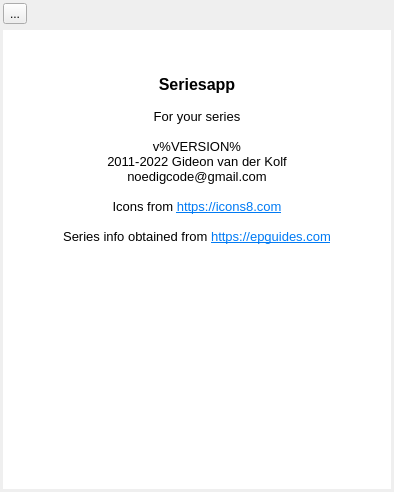
<?xml version="1.0" encoding="UTF-8"?>
<ui version="4.0">
 <class>MainWindow</class>
 <widget class="QWidget" name="MainWindow">
  <property name="geometry">
   <rect>
    <x>0</x>
    <y>0</y>
    <width>394</width>
    <height>492</height>
   </rect>
  </property>
  <property name="windowTitle">
   <string>Series-app</string>
  </property>
  <property name="windowIcon">
   <iconset resource="../res/icons.qrc">
    <normaloff>:/res/icons/asteroid_64.png</normaloff>:/res/icons/asteroid_64.png</iconset>
  </property>
  <property name="windowOpacity">
   <double>1.000000000000000</double>
  </property>
  <layout class="QVBoxLayout" name="verticalLayout_2">
   <property name="spacing">
    <number>3</number>
   </property>
   <property name="leftMargin">
    <number>3</number>
   </property>
   <property name="topMargin">
    <number>3</number>
   </property>
   <property name="rightMargin">
    <number>3</number>
   </property>
   <property name="bottomMargin">
    <number>3</number>
   </property>
   <item>
    <widget class="QStackedWidget" name="stackedWidget">
     <property name="currentIndex">
      <number>2</number>
     </property>
     <widget class="QWidget" name="page_main">
      <layout class="QGridLayout" name="gridLayout">
       <property name="leftMargin">
        <number>0</number>
       </property>
       <property name="topMargin">
        <number>0</number>
       </property>
       <property name="rightMargin">
        <number>0</number>
       </property>
       <property name="bottomMargin">
        <number>0</number>
       </property>
       <item row="0" column="0">
        <layout class="QVBoxLayout" name="verticalLayout">
         <property name="spacing">
          <number>3</number>
         </property>
         <item>
          <layout class="QHBoxLayout" name="horizontalLayout">
           <property name="spacing">
            <number>1</number>
           </property>
           <item>
            <widget class="QToolButton" name="settingsButton">
             <property name="minimumSize">
              <size>
               <width>0</width>
               <height>0</height>
              </size>
             </property>
             <property name="text">
              <string>...</string>
             </property>
             <property name="icon">
              <iconset resource="../res/icons.qrc">
               <normaloff>:/res/icons/icons8-settings-48.png</normaloff>:/res/icons/icons8-settings-48.png</iconset>
             </property>
             <property name="iconSize">
              <size>
               <width>24</width>
               <height>24</height>
              </size>
             </property>
            </widget>
           </item>
           <item>
            <widget class="QToolButton" name="backButton">
             <property name="minimumSize">
              <size>
               <width>0</width>
               <height>0</height>
              </size>
             </property>
             <property name="text">
              <string>...</string>
             </property>
             <property name="icon">
              <iconset resource="../res/icons.qrc">
               <normaloff>:/res/icons/icons8-back-48.png</normaloff>:/res/icons/icons8-back-48.png</iconset>
             </property>
             <property name="iconSize">
              <size>
               <width>24</width>
               <height>24</height>
              </size>
             </property>
            </widget>
           </item>
           <item>
            <widget class="QToolButton" name="refreshButton">
             <property name="sizePolicy">
              <sizepolicy hsizetype="Fixed" vsizetype="Fixed">
               <horstretch>0</horstretch>
               <verstretch>0</verstretch>
              </sizepolicy>
             </property>
             <property name="minimumSize">
              <size>
               <width>0</width>
               <height>0</height>
              </size>
             </property>
             <property name="text">
              <string/>
             </property>
             <property name="icon">
              <iconset resource="../res/icons.qrc">
               <normaloff>:/res/icons/icons8-synchronize-48.png</normaloff>:/res/icons/icons8-synchronize-48.png</iconset>
             </property>
             <property name="iconSize">
              <size>
               <width>24</width>
               <height>24</height>
              </size>
             </property>
            </widget>
           </item>
           <item>
            <widget class="QLineEdit" name="lineEdit"/>
           </item>
           <item>
            <widget class="QPushButton" name="getButton">
             <property name="text">
              <string>Search</string>
             </property>
             <property name="icon">
              <iconset resource="../res/icons.qrc">
               <normaloff>:/res/icons/icons8-search-48.png</normaloff>:/res/icons/icons8-search-48.png</iconset>
             </property>
             <property name="iconSize">
              <size>
               <width>24</width>
               <height>24</height>
              </size>
             </property>
            </widget>
           </item>
          </layout>
         </item>
         <item>
          <layout class="QHBoxLayout" name="horizontalLayout_2">
           <property name="spacing">
            <number>0</number>
           </property>
           <item>
            <widget class="QLabel" name="label">
             <property name="text">
              <string>TextLabel</string>
             </property>
             <property name="alignment">
              <set>Qt::AlignLeading|Qt::AlignLeft|Qt::AlignVCenter</set>
             </property>
            </widget>
           </item>
           <item>
            <widget class="QToolButton" name="starButton">
             <property name="sizePolicy">
              <sizepolicy hsizetype="Fixed" vsizetype="Fixed">
               <horstretch>0</horstretch>
               <verstretch>0</verstretch>
              </sizepolicy>
             </property>
             <property name="text">
              <string/>
             </property>
             <property name="icon">
              <iconset resource="../res/icons.qrc">
               <normaloff>:/res/icons/icons8-star-filled-dark-48.png</normaloff>:/res/icons/icons8-star-filled-dark-48.png</iconset>
             </property>
             <property name="iconSize">
              <size>
               <width>24</width>
               <height>24</height>
              </size>
             </property>
            </widget>
           </item>
          </layout>
         </item>
         <item>
          <widget class="QListWidget" name="listWidget">
           <property name="alternatingRowColors">
            <bool>true</bool>
           </property>
          </widget>
         </item>
         <item>
          <widget class="QLabel" name="notifyLabel">
           <property name="enabled">
            <bool>true</bool>
           </property>
           <property name="text">
            <string/>
           </property>
          </widget>
         </item>
        </layout>
       </item>
      </layout>
     </widget>
     <widget class="QWidget" name="page_settings">
      <layout class="QVBoxLayout" name="verticalLayout_3">
       <property name="leftMargin">
        <number>0</number>
       </property>
       <property name="topMargin">
        <number>0</number>
       </property>
       <property name="rightMargin">
        <number>0</number>
       </property>
       <property name="bottomMargin">
        <number>0</number>
       </property>
       <item>
        <layout class="QHBoxLayout" name="horizontalLayout_4">
         <item>
          <widget class="QToolButton" name="button_settings_back">
           <property name="minimumSize">
            <size>
             <width>0</width>
             <height>0</height>
            </size>
           </property>
           <property name="text">
            <string>...</string>
           </property>
           <property name="icon">
            <iconset resource="../res/icons.qrc">
             <normaloff>:/res/icons/icons8-back-48.png</normaloff>:/res/icons/icons8-back-48.png</iconset>
           </property>
           <property name="iconSize">
            <size>
             <width>24</width>
             <height>24</height>
            </size>
           </property>
          </widget>
         </item>
         <item>
          <spacer name="horizontalSpacer_2">
           <property name="orientation">
            <enum>Qt::Horizontal</enum>
           </property>
           <property name="sizeHint" stdset="0">
            <size>
             <width>40</width>
             <height>20</height>
            </size>
           </property>
          </spacer>
         </item>
         <item>
          <widget class="QPushButton" name="pushButton_OpenSettingsFolder">
           <property name="text">
            <string>Open Settings Folder</string>
           </property>
          </widget>
         </item>
         <item>
          <widget class="QPushButton" name="pushButton_About">
           <property name="text">
            <string>About</string>
           </property>
          </widget>
         </item>
        </layout>
       </item>
       <item>
        <widget class="QGroupBox" name="groupBox">
         <property name="title">
          <string>Proxy Settings</string>
         </property>
         <layout class="QVBoxLayout" name="verticalLayout_5">
          <item>
           <widget class="QCheckBox" name="checkBox_proxySystem">
            <property name="text">
             <string>Use system proxy settings</string>
            </property>
           </widget>
          </item>
          <item>
           <layout class="QGridLayout" name="gridLayout_2">
            <item row="1" column="0">
             <widget class="QLabel" name="label_2">
              <property name="text">
               <string>HTTP Proxy</string>
              </property>
             </widget>
            </item>
            <item row="2" column="1">
             <widget class="QLineEdit" name="lineEdit_ProxyPort"/>
            </item>
            <item row="2" column="0">
             <widget class="QLabel" name="label_3">
              <property name="text">
               <string>Port</string>
              </property>
             </widget>
            </item>
            <item row="2" column="2">
             <widget class="QPushButton" name="pushButton_SettingsOK">
              <property name="text">
               <string>Apply</string>
              </property>
             </widget>
            </item>
            <item row="1" column="1" colspan="2">
             <widget class="QLineEdit" name="lineEdit_ProxyAddress"/>
            </item>
           </layout>
          </item>
         </layout>
        </widget>
       </item>
       <item>
        <widget class="QLabel" name="label_4">
         <property name="text">
          <string>Log:</string>
         </property>
        </widget>
       </item>
       <item>
        <widget class="QTextBrowser" name="textBrowser_ErrorLog"/>
       </item>
      </layout>
     </widget>
     <widget class="QWidget" name="page_about">
      <layout class="QVBoxLayout" name="verticalLayout_4">
       <property name="leftMargin">
        <number>0</number>
       </property>
       <property name="topMargin">
        <number>0</number>
       </property>
       <property name="rightMargin">
        <number>0</number>
       </property>
       <property name="bottomMargin">
        <number>0</number>
       </property>
       <item>
        <layout class="QHBoxLayout" name="horizontalLayout_6">
         <item>
          <widget class="QToolButton" name="button_about_back">
           <property name="minimumSize">
            <size>
             <width>0</width>
             <height>0</height>
            </size>
           </property>
           <property name="text">
            <string>...</string>
           </property>
           <property name="icon">
            <iconset resource="../res/icons.qrc">
             <normaloff>:/res/icons/icons8-back-48.png</normaloff>:/res/icons/icons8-back-48.png</iconset>
           </property>
           <property name="iconSize">
            <size>
             <width>24</width>
             <height>24</height>
            </size>
           </property>
          </widget>
         </item>
         <item>
          <spacer name="horizontalSpacer_4">
           <property name="orientation">
            <enum>Qt::Horizontal</enum>
           </property>
           <property name="sizeHint" stdset="0">
            <size>
             <width>40</width>
             <height>20</height>
            </size>
           </property>
          </spacer>
         </item>
        </layout>
       </item>
       <item>
        <widget class="QFrame" name="frame_2">
         <property name="minimumSize">
          <size>
           <width>0</width>
           <height>200</height>
          </size>
         </property>
         <property name="styleSheet">
          <string notr="true">background-color: white;
color: black;</string>
         </property>
         <layout class="QVBoxLayout" name="verticalLayout_6">
          <item>
           <widget class="QTextBrowser" name="textBrowser_about">
            <property name="styleSheet">
             <string notr="true">border: 0;</string>
            </property>
            <property name="html">
             <string>&lt;!DOCTYPE HTML PUBLIC &quot;-//W3C//DTD HTML 4.0//EN&quot; &quot;http://www.w3.org/TR/REC-html40/strict.dtd&quot;&gt;
&lt;html&gt;&lt;head&gt;&lt;meta name=&quot;qrichtext&quot; content=&quot;1&quot; /&gt;&lt;style type=&quot;text/css&quot;&gt;
p, li { white-space: pre-wrap; }
&lt;/style&gt;&lt;/head&gt;&lt;body style=&quot; font-family:'Ubuntu'; font-size:10pt; font-weight:400; font-style:normal;&quot;&gt;
&lt;p align=&quot;center&quot; style=&quot; margin-top:0px; margin-bottom:0px; margin-left:0px; margin-right:0px; -qt-block-indent:0; text-indent:0px;&quot;&gt;&lt;img src=&quot;:/res/icons/asteroid_64.png&quot; /&gt;&lt;/p&gt;
&lt;p align=&quot;center&quot; style=&quot;-qt-paragraph-type:empty; margin-top:0px; margin-bottom:0px; margin-left:0px; margin-right:0px; -qt-block-indent:0; text-indent:0px;&quot;&gt;&lt;br /&gt;&lt;/p&gt;
&lt;p align=&quot;center&quot; style=&quot; margin-top:0px; margin-bottom:0px; margin-left:0px; margin-right:0px; -qt-block-indent:0; text-indent:0px;&quot;&gt;&lt;span style=&quot; font-family:'MS Shell Dlg 2'; font-size:12pt; font-weight:600;&quot;&gt;Seriesapp&lt;/span&gt;&lt;/p&gt;
&lt;p align=&quot;center&quot; style=&quot;-qt-paragraph-type:empty; margin-top:0px; margin-bottom:0px; margin-left:0px; margin-right:0px; -qt-block-indent:0; text-indent:0px;&quot;&gt;&lt;br /&gt;&lt;/p&gt;
&lt;p align=&quot;center&quot; style=&quot; margin-top:0px; margin-bottom:0px; margin-left:0px; margin-right:0px; -qt-block-indent:0; text-indent:0px;&quot;&gt;&lt;span style=&quot; font-family:'MS Shell Dlg 2';&quot;&gt;For your series&lt;/span&gt;&lt;/p&gt;
&lt;p align=&quot;center&quot; style=&quot;-qt-paragraph-type:empty; margin-top:0px; margin-bottom:0px; margin-left:0px; margin-right:0px; -qt-block-indent:0; text-indent:0px;&quot;&gt;&lt;br /&gt;&lt;/p&gt;
&lt;p align=&quot;center&quot; style=&quot; margin-top:0px; margin-bottom:0px; margin-left:0px; margin-right:0px; -qt-block-indent:0; text-indent:0px;&quot;&gt;&lt;span style=&quot; font-family:'MS Shell Dlg 2';&quot;&gt;v%VERSION%&lt;/span&gt;&lt;/p&gt;
&lt;p align=&quot;center&quot; style=&quot; margin-top:0px; margin-bottom:0px; margin-left:0px; margin-right:0px; -qt-block-indent:0; text-indent:0px;&quot;&gt;&lt;span style=&quot; font-family:'MS Shell Dlg 2';&quot;&gt;2011-2022 Gideon van der Kolf&lt;/span&gt;&lt;/p&gt;
&lt;p align=&quot;center&quot; style=&quot; margin-top:0px; margin-bottom:0px; margin-left:0px; margin-right:0px; -qt-block-indent:0; text-indent:0px;&quot;&gt;&lt;span style=&quot; font-family:'MS Shell Dlg 2';&quot;&gt;noedigcode@gmail.com&lt;/span&gt;&lt;/p&gt;
&lt;p align=&quot;center&quot; style=&quot;-qt-paragraph-type:empty; margin-top:0px; margin-bottom:0px; margin-left:0px; margin-right:0px; -qt-block-indent:0; text-indent:0px; font-family:'MS Shell Dlg 2';&quot;&gt;&lt;br /&gt;&lt;/p&gt;
&lt;p align=&quot;center&quot; style=&quot; margin-top:0px; margin-bottom:0px; margin-left:0px; margin-right:0px; -qt-block-indent:0; text-indent:0px;&quot;&gt;&lt;span style=&quot; font-family:'MS Shell Dlg 2';&quot;&gt;Icons from &lt;/span&gt;&lt;a href=&quot;https://icons8.com&quot;&gt;&lt;span style=&quot; text-decoration: underline; color:#007af4;&quot;&gt;https://icons8.com&lt;/span&gt;&lt;/a&gt;&lt;/p&gt;
&lt;p align=&quot;center&quot; style=&quot;-qt-paragraph-type:empty; margin-top:0px; margin-bottom:0px; margin-left:0px; margin-right:0px; -qt-block-indent:0; text-indent:0px; text-decoration: underline; color:#007af4;&quot;&gt;&lt;br /&gt;&lt;/p&gt;
&lt;p align=&quot;center&quot; style=&quot; margin-top:0px; margin-bottom:0px; margin-left:0px; margin-right:0px; -qt-block-indent:0; text-indent:0px;&quot;&gt;&lt;span style=&quot; font-family:'MS Shell Dlg 2';&quot;&gt;Series info obtained from &lt;/span&gt;&lt;a href=&quot;https://epguides.com/&quot;&gt;&lt;span style=&quot; text-decoration: underline; color:#007af4;&quot;&gt;https://epguides.com&lt;/span&gt;&lt;/a&gt;&lt;/p&gt;&lt;/body&gt;&lt;/html&gt;</string>
            </property>
            <property name="openExternalLinks">
             <bool>true</bool>
            </property>
           </widget>
          </item>
         </layout>
        </widget>
       </item>
      </layout>
     </widget>
    </widget>
   </item>
  </layout>
  <action name="actionRe_download_seriesList">
   <property name="text">
    <string>Re-download seriesList</string>
   </property>
  </action>
  <action name="actionAdd_to_favourites">
   <property name="text">
    <string>Add to favourites</string>
   </property>
  </action>
  <action name="actionBack">
   <property name="text">
    <string>Back To Series List</string>
   </property>
  </action>
  <action name="actionClear_Search">
   <property name="text">
    <string>Clear Search</string>
   </property>
  </action>
  <action name="actionRe_download_episode_list">
   <property name="text">
    <string>Re-download episode list</string>
   </property>
   <property name="toolTip">
    <string>Re-download episode list</string>
   </property>
  </action>
 </widget>
 <layoutdefault spacing="6" margin="11"/>
 <resources>
  <include location="../res/icons.qrc"/>
 </resources>
 <connections/>
</ui>
